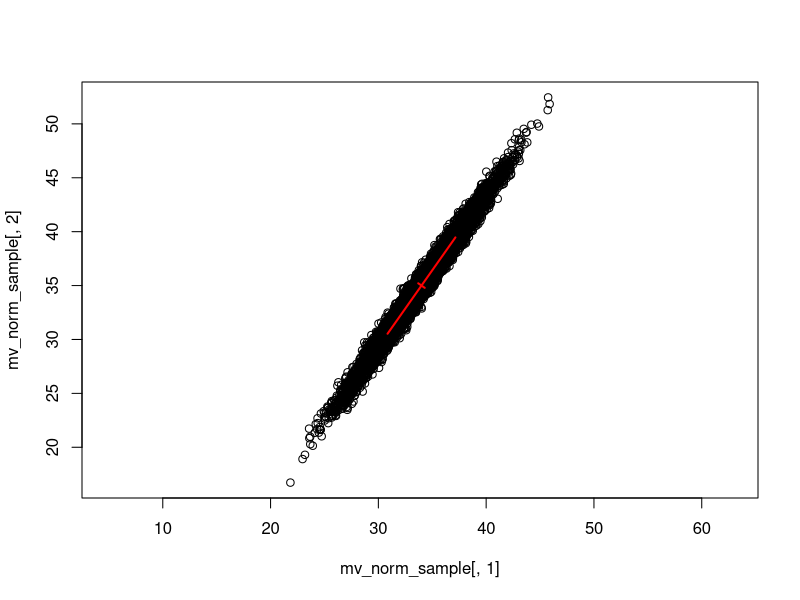
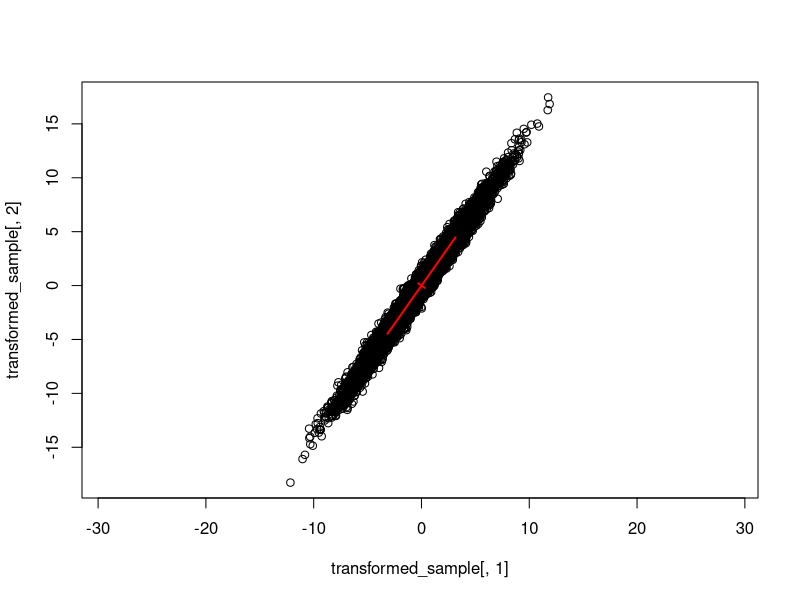
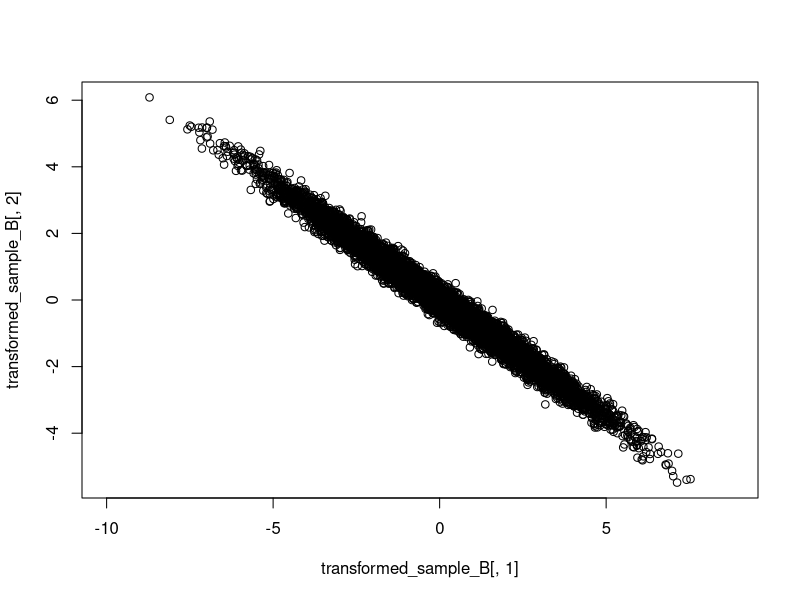
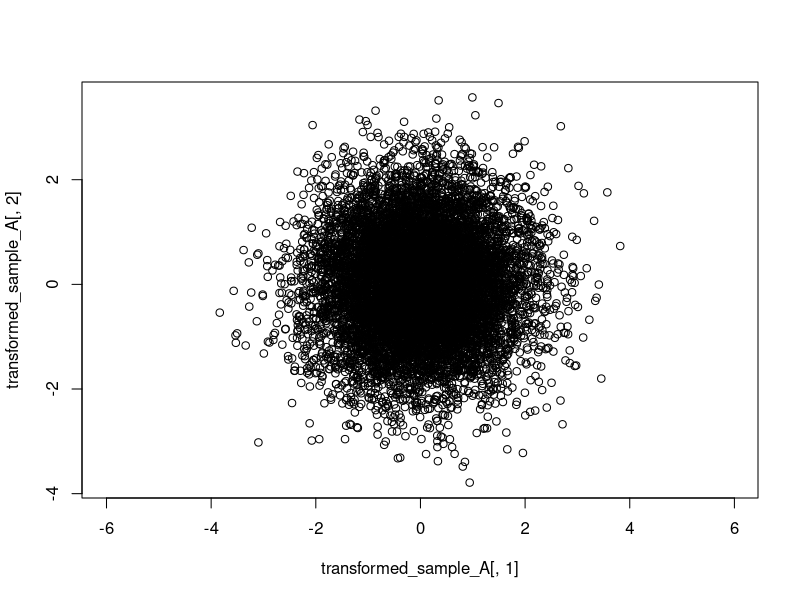

Reproduce these figures in R, in order.
## ---- chunk 1
require(mnormt)
## ---- chunk 2
A <- matrix(1:4, 2, 2)
eigen_decomp_A <-eigen(A)
eigen_decomp_A
B <- A %*% t(A)
eigen_decomp_B <- eigen(B)
eigen_decomp_B
## ---- chunk 3
set.seed(123)
sample_size <- 10e3
mu = matrix(34:35, 2)
## ---- chunk 4
mv_norm_sample <- rmnorm(n=sample_size, mean=mu, varcov=B)
plot(mv_norm_sample[,1], mv_norm_sample[,2], asp=1)
eigen_decomp <- eigen(B)
vecs <- eigen_decomp$vectors
vals <- eigen_decomp$values
eigScl  <- vecs %*% diag(sqrt(vals))  # scale eigenvectors to length = square-root of eigenvalue
xMat    <- rbind(mu[1] + eigScl[1, ], mu[1] - eigScl[1, ])
yMat    <- rbind(mu[2] + eigScl[2, ], mu[2] - eigScl[2, ])
matlines(xMat, yMat, lty=1, lwd=2, col="red")
## ---- chunk 5
transformed_sample <- mv_norm_sample - matrix(mu, sample_size, 2, byrow=TRUE)
colMeans(transformed_sample)
plot(transformed_sample[,1], transformed_sample[,2], asp=1)
xMat    <- rbind(0 + eigScl[1, ], 0 - eigScl[1, ])
yMat    <- rbind(0+ eigScl[2, ], 0 - eigScl[2, ])
matlines(xMat, yMat, lty=1, lwd=2, col="red")
## ---- chunk 6
transformed_sample_B <-  solve(B) %*% t(transformed_sample)
transformed_sample_B <- t(transformed_sample_B)
plot(transformed_sample_B[,1], transformed_sample_B[,2], asp=1)
## ---- chunk 7
transformed_sample_A <-  solve(A) %*% t(transformed_sample)
transformed_sample_A <- t(transformed_sample_A)
plot(transformed_sample_A[,1], transformed_sample_A[,2], asp=1)
